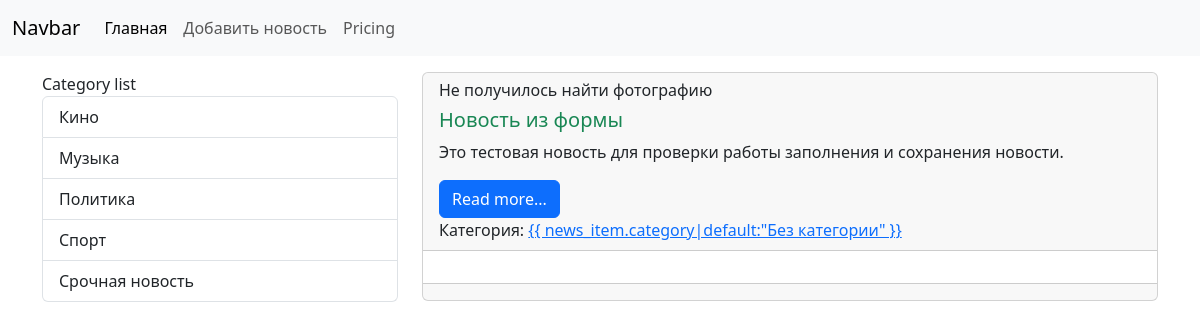
The app's page /news/news/4/ with its own data.
### News/models.py (models this page shows, shortened)
class Category(models.Model):
    title = models.CharField(max_length=150, db_index=True, verbose_name = 'Категория')
    def get_absolute_url(self):
        return reverse_lazy('Category', kwargs={'category_id': self.id})
    class Meta:
        verbose_name = 'Категория'
        verbose_name_plural = 'Категории'
        ordering = ['title']

class News(models.Model):
    title = models.CharField(max_length=150, verbose_name = 'Заголовок')
    content = models.TextField(blank=True, verbose_name = 'Контент')
    createdAt = models.DateTimeField(auto_now_add=True, blank=True, verbose_name = 'Время создания')
    updateAt = models.DateTimeField(auto_now=True, blank=True, verbose_name = 'Время обновления')
    photo = models.ImageField(upload_to='djangoPythonStudyProject/media/testPhoto', null=True, blank=True, verbose_name = 'Фото')
    is_published = models.BooleanField(default=True, verbose_name = 'Публикация')
    category = models.ForeignKey('Category', on_delete=models.PROTECT, null=True, verbose_name='Категория')
    class Meta:
        verbose_name = 'Новости'
        verbose_name_plural = 'Новости'
        ordering = ['-createdAt']

### News/views.py (the view)
# urls.py: path('news/<int:news_id>/', view_news, name='view_news'),
def view_news(request, news_id):
    news_item = get_object_or_404(News, pk=news_id)
    context = {
        'news_item': news_item
    }
    return render(request, 'News/view_news.html',context = context)

### News/templatetags/news_tags.py (called while the page is built)
@register.simple_tag(name='get_list_categories')
def get_list_categories():
    return Category.objects.all()

@register.inclusion_tag('news/list_categories.html')
def show_categories(arg1='Category', arg2='list'):
    categories = Category.objects.all()
    return {'categories': categories, 'arg1': arg1, 'arg2': arg2}

### News/templates/News/view_news.html (shortened to what this page needs)
{% extends 'base.html' %}
{% block sidebar %}
{% include 'inc/_sidebar.html' %}
{% endblock %}
{% block content %}
    <div class="card md-3">
        <div class="card-header">
            <div class="media">
                <div class="media-photo">
                    {% if item.photo %}
                    <img src="{{ news_item.photo.url }}" class="mr-3" width="350" alt="Photo">
                    {% else %}
                    <h6>Не получилось найти фотографию</h6>
                    {% endif %}
                </div>
                <div class="media-body">
                    <h5 class="card-title {% cycle 'text-success' 'text-danger' 'text-primary' %}">
                        {{ news_item.title }}
                    </h5>
                    {% autoescape off %}
                    <p class="card-text">{{ news_item.content }}</p>
                    {% endautoescape %}
                    <a href="#" class="btn btn-primary">Read more...</a>
                </div>
                Категория: <a href="{{ item.category.get_absolute_url }}"> {{
                news_item.category|default:"Без категории" }}</a></div>
        </div>
        <div class="card-body">
        </div>
        <div class="card-footer text-body-secondary">
        </div>
    </div>
{% endblock %}

### News/templates/News/list_categories.html
{% load news_tags %}
<div class="list-group">
    {{ arg1 }} {{ arg2 }}
    {% get_list_categories as categories %}
    {% for cat in categories %}
    <a href="{{ cat.get_absolute_url.url }}" class="list-group-item list-group-item-action">{{ cat.title }}</a>
    {% endfor %}
</div>

### records on screen
Category: title "Кино"
Category: title "Музыка"
Category: title "Политика"
Category: title "Спорт"
Category: title "Срочная новость"
News: title "Новость из формы", content "Это тестовая новость для проверки работы заполнения и сохранения новости."

### other values on screen
{{ arg1 }} "Category"
{{ arg2 }} "list"
